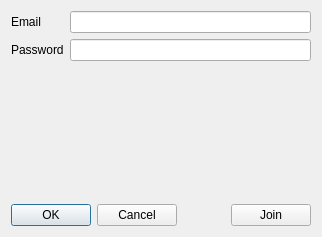
<?xml version="1.0" encoding="UTF-8"?>
<ui version="4.0">
 <class>DialogJoin</class>
 <widget class="QDialog" name="DialogJoin">
  <property name="geometry">
   <rect>
    <x>0</x>
    <y>0</y>
    <width>322</width>
    <height>237</height>
   </rect>
  </property>
  <property name="windowTitle">
   <string>Dialog</string>
  </property>
  <layout class="QVBoxLayout" name="verticalLayout">
   <item>
    <layout class="QFormLayout" name="formLayout">
     <item row="0" column="0">
      <widget class="QLabel" name="labelEmail">
       <property name="text">
        <string>Email</string>
       </property>
      </widget>
     </item>
     <item row="0" column="1">
      <widget class="QLineEdit" name="editEmail"/>
     </item>
     <item row="1" column="0">
      <widget class="QLabel" name="labelPassword">
       <property name="text">
        <string>Password</string>
       </property>
      </widget>
     </item>
     <item row="1" column="1">
      <widget class="QLineEdit" name="editPassword">
       <property name="echoMode">
        <enum>QLineEdit::Password</enum>
       </property>
      </widget>
     </item>
    </layout>
   </item>
   <item>
    <spacer name="verticalSpacer">
     <property name="orientation">
      <enum>Qt::Vertical</enum>
     </property>
     <property name="sizeHint" stdset="0">
      <size>
       <width>20</width>
       <height>92</height>
      </size>
     </property>
    </spacer>
   </item>
   <item>
    <layout class="QHBoxLayout" name="horizontalLayout">
     <item>
      <widget class="QDialogButtonBox" name="buttonBox">
       <property name="standardButtons">
        <set>QDialogButtonBox::Cancel|QDialogButtonBox::Ok</set>
       </property>
      </widget>
     </item>
     <item>
      <spacer name="horizontalSpacer">
       <property name="orientation">
        <enum>Qt::Horizontal</enum>
       </property>
       <property name="sizeHint" stdset="0">
        <size>
         <width>40</width>
         <height>20</height>
        </size>
       </property>
      </spacer>
     </item>
     <item>
      <widget class="QPushButton" name="pushButtonJoin">
       <property name="text">
        <string>Join</string>
       </property>
      </widget>
     </item>
    </layout>
   </item>
  </layout>
 </widget>
 <resources/>
 <connections/>
</ui>
